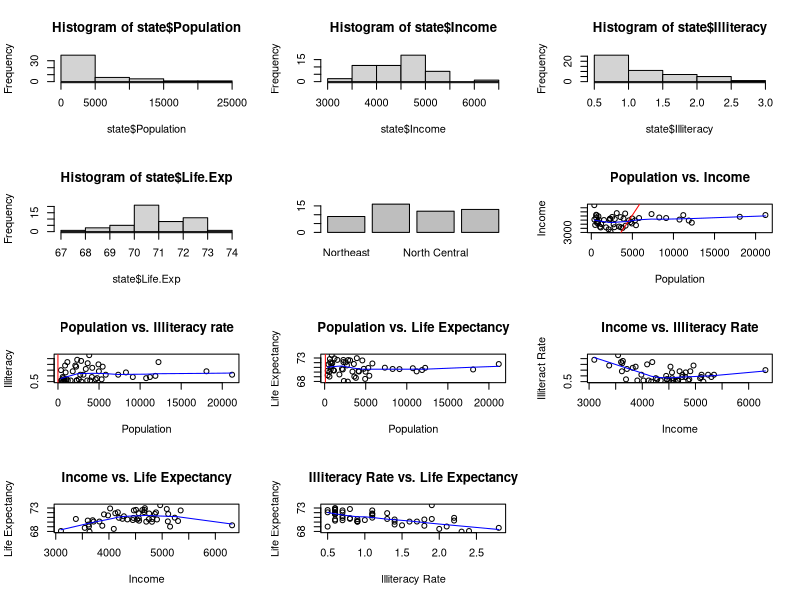

The R script that drew this image:
## ---- chunk 1
knitr::opts_chunk$set(echo = TRUE)
## ---- chunk 2
data(mtcars)
head(mtcars)
dat<-mtcars
remove(mtcars)
set.seed(596979)
## ---- chunk 3
cars123<-mtcars[,1:3]
cars_km1<-kmeans(cars123, centers = 3)
## ---- chunk 4
cars_km1$size
## ---- chunk 5
cars_km1$centers
## ---- chunk 6
cars_478_avg<-aggregate(mtcars, by=list(cars_km1$cluster), FUN = mean)
cars_478_avg[,c(4,7,8)]
## ---- chunk 7
state<-data.frame(state.x77[,1:4],state.region)
## ---- chunk 8
par(mfrow=c(4,3))

hist(state$Population)
hist(state$Income)
hist(state$Illiteracy)
hist(state$Life.Exp)
plot(state$state.region)

plot(state$Population,state$Income,main = "Population vs. Income",xlab = "Population",ylab = "Income")
abline(lm(state$Population~state$Income), col="red")
lines(lowess(state$Population,state$Income), col="blue")

plot(state$Population,state$Illiteracy,main = "Population vs. Illiteracy rate",xlab = "Population",ylab = "Illiteracy")
abline(lm(state$Population~state$Illiteracy), col="red")
lines(lowess(state$Population,state$Illiteracy), col="blue")

plot(state$Population,state$Life.Exp,main = "Population vs. Life Expectancy",xlab = "Population",ylab = "Life Expectancy")
abline(lm(state$Population~state$Life.Exp), col="red")
lines(lowess(state$Population,state$Life.Exp), col="blue")

plot(state$Income,state$Illiteracy,main = "Income vs. Illiteracy Rate",xlab = "Income",ylab = "Illiteract Rate")
abline(lm(state$Income~state$Illiteracy), col="red")
lines(lowess(state$Income,state$Illiteracy), col="blue")

plot(state$Income,state$Life.Exp,main = "Income vs. Life Expectancy",xlab = "Income",ylab = "Life Expectancy")
abline(lm(state$Income~state$Life.Exp), col="red")
lines(lowess(state$Income,state$Life.Exp), col="blue")

plot(state$Illiteracy,state$Life.Exp,main = "Illiteracy Rate vs. Life Expectancy",xlab = "Illiteracy Rate",ylab = "Life Expectancy")
abline(lm(state$Illiteracy~state$Life.Exp), col="red")
lines(lowess(state$Illiteracy,state$Life.Exp), col="blue")
